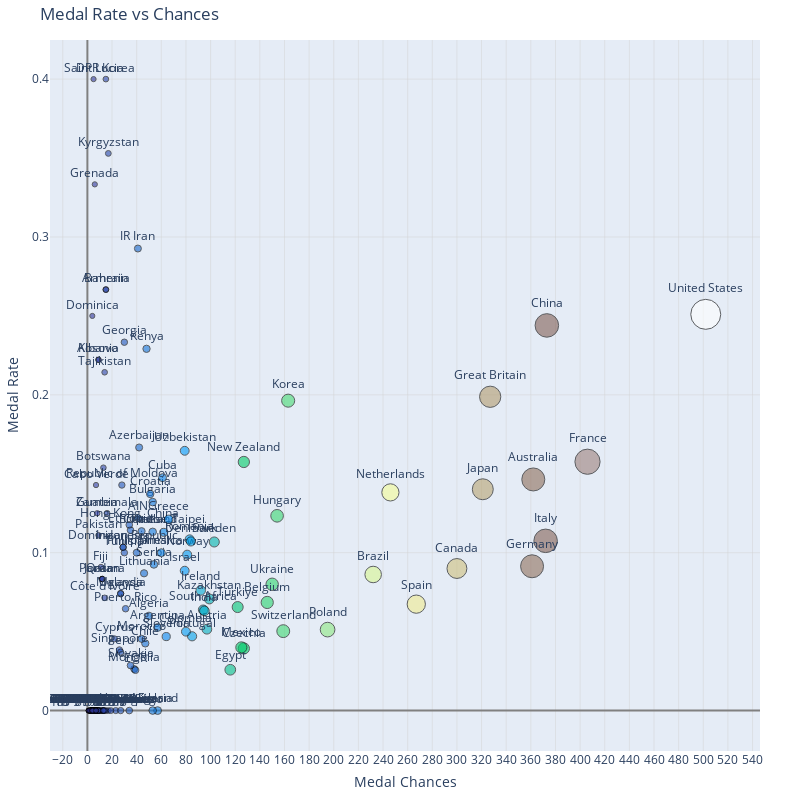

The notebook cell saved with this chart:
### Markdown cell above
#### 3.3 Medal Rate vs Chances

### Code cell
# Setup
config = {
    # Data
    "name_col": "country",
    "size_col": "entries",
    "color_col": "entries",
    "x_axis_col": "entries",
    "y_axis_col": "medal_rate_unweighted",
    # Labels
    "title": "Medal Rate vs Chances",
    "x_axis_title": "Medal Chances",
    "y_axis_title": "Medal Rate",
    # Formatting
    "min_point_size": 5,
    "max_point_size": 30,
    "x_axis_dtick": 20,
    "y_axis_dtick": 0.1,
    "width": 800,
    "height": 800
}

# Plot and save html version
fig = plotly_scatter_v1(rate_df, config)
fig.write_html("md/olympic_medals/medal_rate_vs_chances.html")
